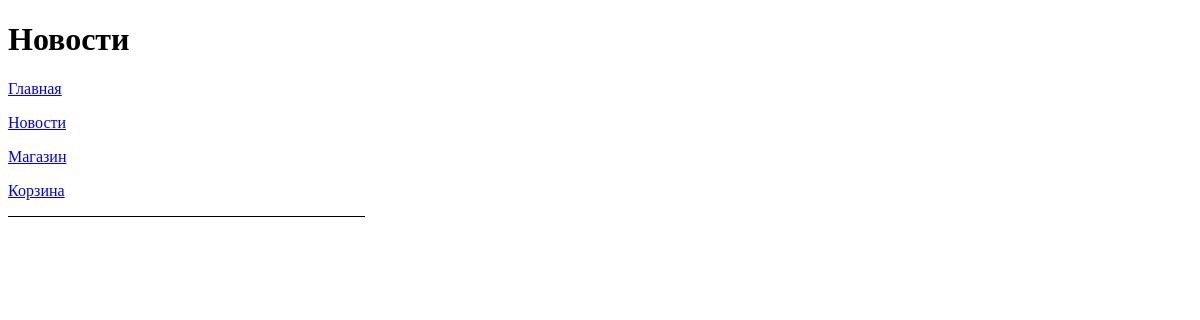
Page /platform/news/?page=2 on the earlier database version.
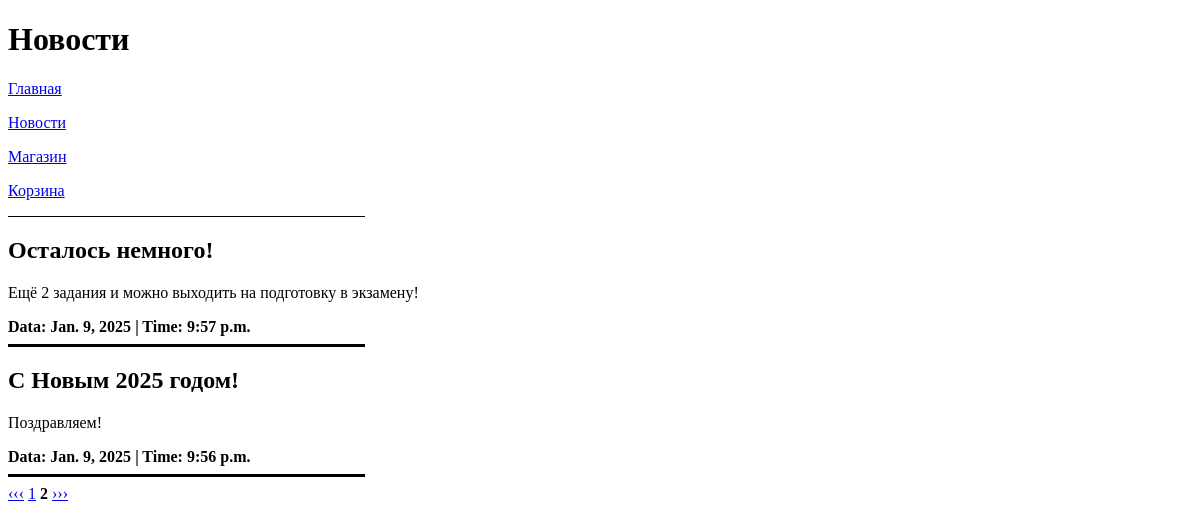
Same page on the later database version.
### task1/models.py (models this page shows, shortened)
class News(models.Model):
    title = models.CharField(max_length=30)
    content = models.TextField()
    data = models.DateField(auto_now=True)
    time = models.TimeField(auto_now=True)

### task1/views.py (the view)
# urls.py: path('platform/news/', news),
def news(request):
    news = News.objects.all().order_by('-data', '-time')
    paginator = Paginator(news, 3)
    page_number = request.GET.get('page')
    page_obj = paginator.get_page(page_number)
    context = {
        'title': 'News',
        'header': 'Новости',
        'page_obj': page_obj, }
    return render(request, 'fourth_task/news.html', context)

### templates/fourth_task/news.html
{% extends 'fourth_task/menu.html' %}
{% block pagename %}
{{block.super}}
{% endblock %}
{% block menu %}
{{block.super}}
{% endblock %}
{% block content %}
{% for news in page_obj %}
<h2>{{ news.title }}</h2>
<p>{{ news.content }}</p>
<b>Data: {{ news.data }} | Time: {{ news.time }}</b>
<hr align="left" size="3" width="30%" color="black">
{% endfor %}
{% if page_obj.has_other_pages %}
<nav align="left" aria-label="Page navigation">
    <div class="pagination">
        {% if page_obj.has_previous %}
        <a class="page-link" href="?page={{ page_obj.previous_page_number }}" aria-label="Previous">
            <span aria-hidden="true">&lsaquo;&lsaquo;&lsaquo;</span></a>
        {% else %}
        <a class="page-link" href="#" aria-label="Previous">
            <span aria-hidden="true">&lsaquo;&lsaquo;&lsaquo;</span></a>
        {% endif %}
        {% for i in page_obj.paginator.page_range %}
        {% if page_obj.number == i %}
        <b>{{ i }}</b>
        {% else %}
        <a class="page-link" href="?page={{ i }}">{{ i }}</a>
        {% endif %}
        {% endfor %}
        {% if page_obj.has_next %}
        <a class="page-link" href="?page={{ page_obj.next_page_number }}" aria-label="Next">
            <span aria-hidden="true">&rsaquo;&rsaquo;&rsaquo;</span></a>
        {% else %}
        <a class="page-link" href="#" aria-label="Next">
            <span aria-hidden="true">&rsaquo;&rsaquo;&rsaquo;</span></a>
        {% endif %}
    </div>
</nav>
{% endif %}
{% endblock %}

Differences in the rows shown:
added News: title "Осталось немного!", content "Ещё 2 задания и можно выходить на подготовку в экзамену!", data "Jan. 9, 2025", time "9:57 p.m."
added News: title "С Новым 2025 годом!", content "Поздравляем!", data "Jan. 9, 2025", time "9:56 p.m."
Other differences:
new list line: "1"
new list line: "2"
